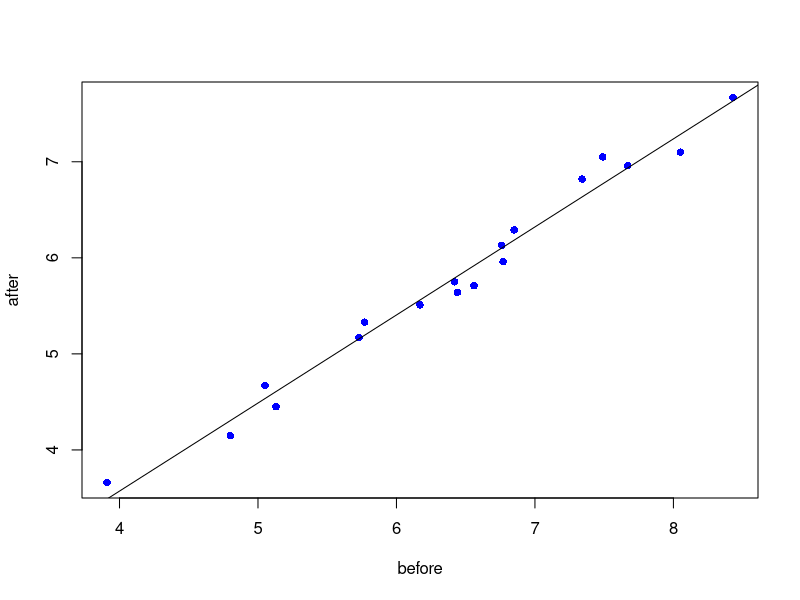
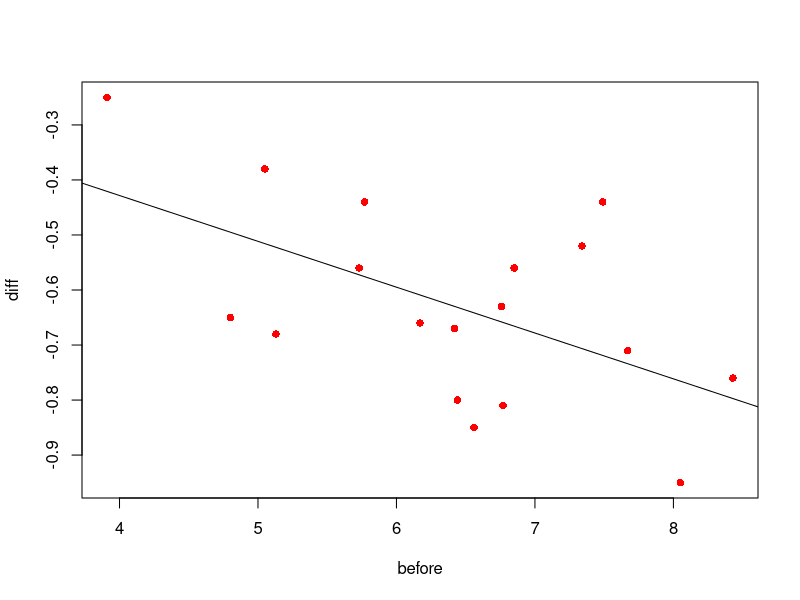
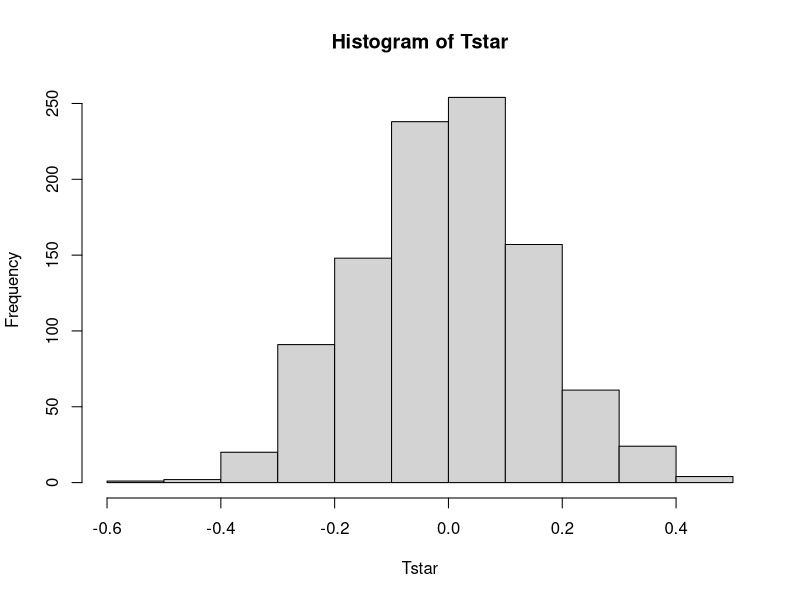
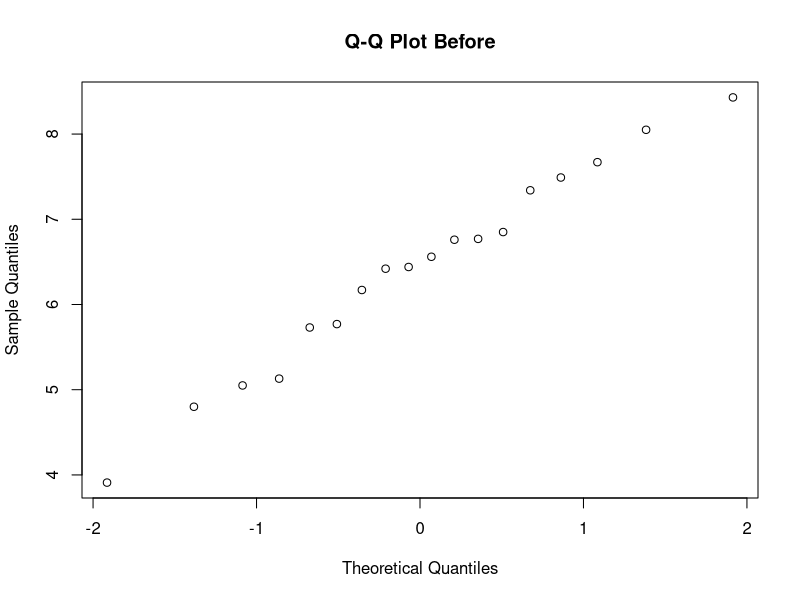
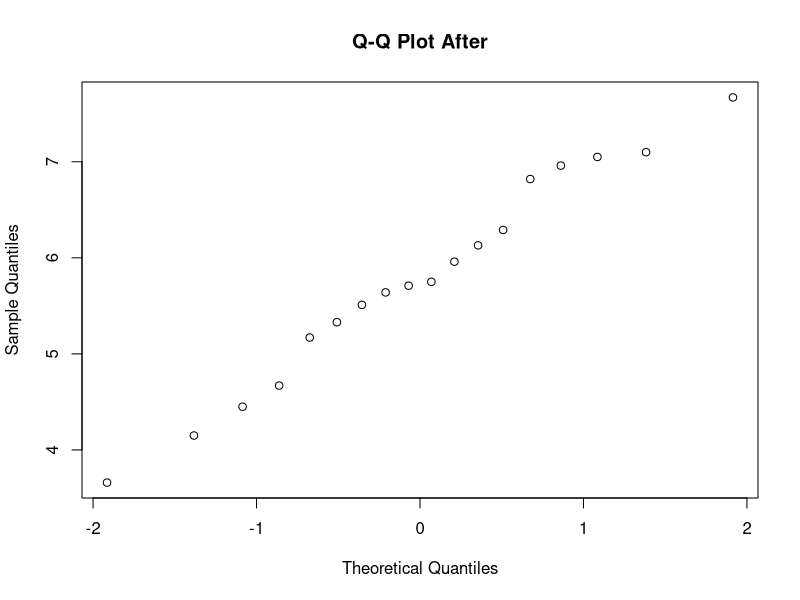

Source code (R) for these figures, in order:
data = read.table('cholesterol.txt',header=TRUE); data
before = data$Before
after = data$After8weeks

## EXERCISE 2A
summary(data)
shapiro.test(before)
shapiro.test(after)



reg = lm(after ~ before)
plot(before,after, pch=16, col="blue")
abline(reg)
summary(reg) #adj R^2 = 0.98 explained, correlated positively, but less than 1 so cholesterol level gets less. 

# but easier to see, if we remove before bias and only look at first differences:
diff = after - before
reg2 = lm(diff ~ before)
plot(before,diff, pch=16, col="red")
abline(reg2)
summary(reg2)
# notice that decrease in cholesterol level is higher for people who have higher cholesterol level before the experiment

## EXERCISE 2B

# -> lec 2,3
#samples are dependent
#data is paired

#use perm. test
meansamples = function(x,y) {mean(x-y)}
B=1000; Tstar = numeric(B)
for (i in 1:B){
  dietstar = t(apply(cbind(before,after),1,sample))
  Tstar[i] = meansamples(dietstar[,1],dietstar[,2])
}
myt = meansamples(before,after)
hist(Tstar)

pl = sum(Tstar<myt)/B
pr = sum(Tstar>myt)/B
p = 2*min(pl,pr)
p

#pearson corr. test
cor.test(before,after)
qqnorm(before,main="Q-Q Plot Before")
qqnorm(after,main="Q-Q Plot After")

#seems like normal, but if not: use spearman
cor.test(before,after,method="spearman")


## EXERCISE 2C

# function that computes variance of uniformly distr. variable
unif_var = function(a,b){
  return ((1/12)*((b-a)^2))
}

# E(X) = (a+b)/2 = mean(after)
# So point estimate of b is 2*E(X)-3
theta_est = 2*mean(after)-3

#build 95%-CI for theta_est
n = length(after)
ci_theta = c(theta_est - qnorm(0.975)*(sqrt(unif_var(3,theta_est))/sqrt(n)), theta_est + qnorm(0.975)*(sqrt(unif_var(3,theta_est))/sqrt(n)))
ci_theta


## EXERCISE 2D

#bootstrap test
t = max(after); t

vP = rep(0,9)
vT = rep(0,9)
for (theta in 3:12){
  B = 1000; tstar=numeric(B)
  
  for (i in 1:B){
    xstar=runif(n,3,theta)
    tstar[i] = max(xstar)
  }
  
  pl = sum(tstar<t)/B; pr = sum(tstar>t)/B
  p = 2*min(pl,pr); p
  
  vT[theta-2] = theta
  vP[theta-2] = p
  
}
res = rbind(vT,vP); res

# kolmogorov-smirnov can not be applied, explain.... (totally diff test)


## EXERCISE 2E
#set up bootstrap test for the median?
t = median(after); t

# or maybe sign test ?

